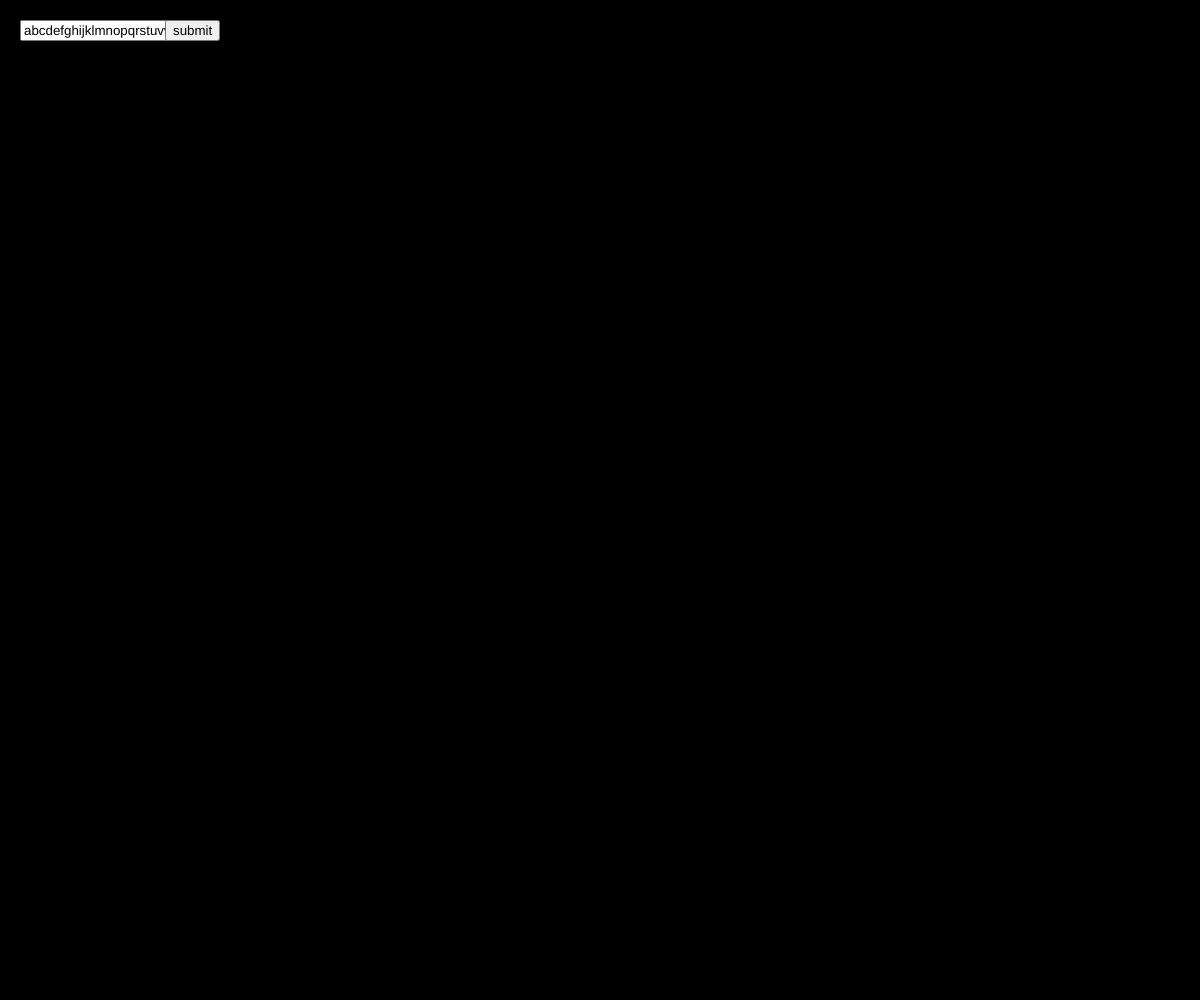
Frame 1 (no input)
Frame 60 (no input): identical to frame 1, image omitted
Frame 120 (the mouse pressed at the canvas centre since frame 60): identical to frame 1, image omitted

The p5.js sketch that drew this single still picture (run headless with seeded random() and noise() and a simulated clock; from frame 60 on, the mouse is pressed at the canvas centre):

// p5.js sketch
// ── sketch.js
let input;
let button;
let total = 0;
let x = 0;
let orbitals = [];
let wanderspeedx = 4;
let wanderspeedy = 4;
let orbitalArray = [];
let counter = 0;
let numArray = [];
let shapeArray = [];

function setup() {
  angleMode(DEGREES);
  createCanvas(windowWidth, windowHeight);
  // creates input
  input = createInput('abcdefghijklmnopqrstuvwxyz');
  // moves input within the canvas
  input.position(20, 20);
  // runs the newText function below which logs the new text in the console
  input.changed(newText);
  // creates button
  button = createButton('submit');
  // positions the button
  button.position(165, 20);
  // runs the submit function when the button is pressed
  button.mouseClicked(submit);
  // orbitals.push(new Orbital((numArray[i] - 96)*10, 0, (numArray[i] - 96),(numArray[i] - 96)))
  // button.mouseClicked(clear);
}

function draw() {
  background(0);
  translate(width/2, height/2);
  scale(.25);
  // ellipse(0, 0, 20,20);
  for(var i = 0; i < orbitals.length; i++){
      orbitals[i].display(numArray[i]);
      orbitals[i].twist(x/4);
}

}

function newText(){
  // logs the input value in the console
  console.log(input.value())
}

function submit(){
  let numArray = [];
  counter = counter+1
  // creates a local word variable
  word = input.value();
  // loop that creates the integers
  for(var i = 0; i < word.length; i++){
    // changes each of the characters into numbers
    var num = word.charCodeAt(i);
    // adds each number determined from the charCode into the numArray
    numArray.push(num);

    // adds all of the charCodes together
    total = total + num;
    // pushes
    orbitals.push(new Orbital((numArray[i] - 96)*10, 0, (numArray[i] - 96),(numArray[i] - 96)))

  }
  // creates an array from the input value and labels it wordArray
  let wordArray = Array.from(input.value());
  // logs the most recent orbital
  orbitalArray.push(orbitals);
  shapeArray.push(orbitalArray);
  console.log(shapeArray);
  // console.log(orbitalArray);
  // console.log(counter);

}


function clear(){
  for(var i = 0; i < word.length; i++){
    orbitals.splice(orbitals[i]);
  }
  console.log(orbitals);
}

// ── orbital.js
class Orbital {
  constructor(xpos, ypos, diameter, rotation) {
    this.x = xpos;
    this.y = ypos;
    this.diameter = diameter;
    this.display = function(col){
      fill(255-col, 0+col, col);
      noStroke();
      ellipse(this.x, this.y, this.diameter);
    }
    this.twist = function(){
      rotate(1+x);
      x+=.01
    }
    this.wander = function(wanderx, wandery){
      translate(width/2 + wanderx, height/2 + wandery)
    }

  }
}
